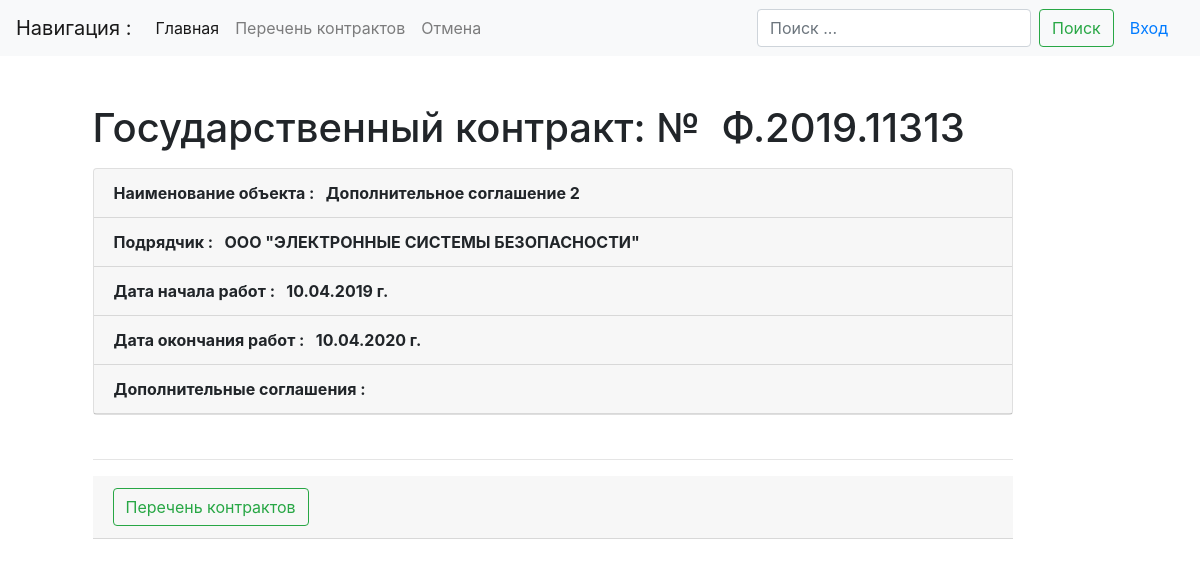
The app's page /list/detail/9/ with its own data.
### main/models.py (models this page shows, shortened)
class Contracts(models.Model):
    num_contract = models.CharField(max_length=20, db_index=True, verbose_name='Номер контракта', default='-')
    name_object = models.CharField(max_length=500, db_index=True, verbose_name='Наименование объекта закупки',
                                   default='-')
    type_doc = models.ForeignKey(TypeDoc, on_delete=models.DO_NOTHING, verbose_name='Документ', default='-')
    y_contract = models.CharField(max_length=4, verbose_name='Год', default='1970')
    c_contract = models.FloatField(max_length=50, verbose_name='Цена контракта')
    ini_contract = models.ForeignKey(Initiator, on_delete=models.DO_NOTHING, verbose_name='Инициатор', default='-')
    uch_contract = models.CharField(max_length=200, db_index=True, verbose_name='Участник', default='-')
    in_contract = models.CharField(max_length=10, null=True, verbose_name='Дата подписания контракта')
    in_work = models.CharField(max_length=10, null=True, verbose_name='Дата начала работ')
    out_work = models.CharField(max_length=10, null=True, verbose_name='Дата окончания работ')
    stat_contract = models.ForeignKey(StatusContract, on_delete=models.DO_NOTHING, verbose_name='Статус', default='-')
    work_contract = models.BooleanField('В работе')
    failures = models.BooleanField('Срыв сроков')
    executed = models.BooleanField('Исполнен')
    file_obj = models.FileField(upload_to='files/')
    data_stamp = models.DateTimeField(auto_now_add=True)
    class Meta:
        verbose_name = "Госконтракт"
        verbose_name_plural = "Госконтракты"
        ordering = ('y_contract', 'num_contract',)  # сортировка

### main/views.py (the view)
# urls.py: path('list/detail/<int:pk>/', ContractDetail.as_view(), name='contract-detail'),
class ContractDetail(DetailView):
    model = Contracts
    def get_context_data(self, **kwargs):
        context = super().get_context_data(**kwargs)
        d_today = datetime.date.today()
        context['d_today'] = d_today
        context['summ_ost'] = 666
        objkey = self.kwargs.get('pk', None)
        c_num = Contracts.objects.filter(work_contract=True, id=objkey).exclude(type_doc=3)
        return context

### templates/main/contracts_detail.html (shortened to what this page needs)
{% extends "base.html" %}
{% load crispy_forms_tags %}
{% block content %}
    <h1 class="mb-3">Государственный контракт: № &nbsp;{{ contracts.num_contract }}</h1>
        <div class="card mb-1">
            <p class="card-header"><strong>Наименование объекта : &nbsp; {{ contracts.name_object }}</strong></p>
            <p class="card-header"><strong>Подрядчик : &nbsp; {{ contracts.uch_contract }} </strong></p>
            <p class="card-header"><strong>Дата начала работ : &nbsp; {{ contracts.in_work }} г.</strong></p>
            <p class="card-header"><strong>Дата окончания работ : &nbsp; {{ contracts.out_work }} г.</strong></p>
            <p class="card-header"><strong>Дополнительные соглашения :</strong></p>
        </div><br><hr>
    <div class="card-header">
        <div class="row">
            <div class="col-md-4"><a href="{% url 'contract-list' %}" class="btn btn-outline-success my-2 my-sm-0" aria-disabled="true">Перечень контрактов</a></div>
        </div>
    </div>
{% endblock content %}

### records on screen
Contracts: num_contract "Ф.2019.11313", name_object "Дополнительное соглашение 2", uch_contract "ООО \"ЭЛЕКТРОННЫЕ СИСТЕМЫ БЕЗОПАСНОСТИ\"", in_work "10.04.2019", out_work "10.04.2020"
